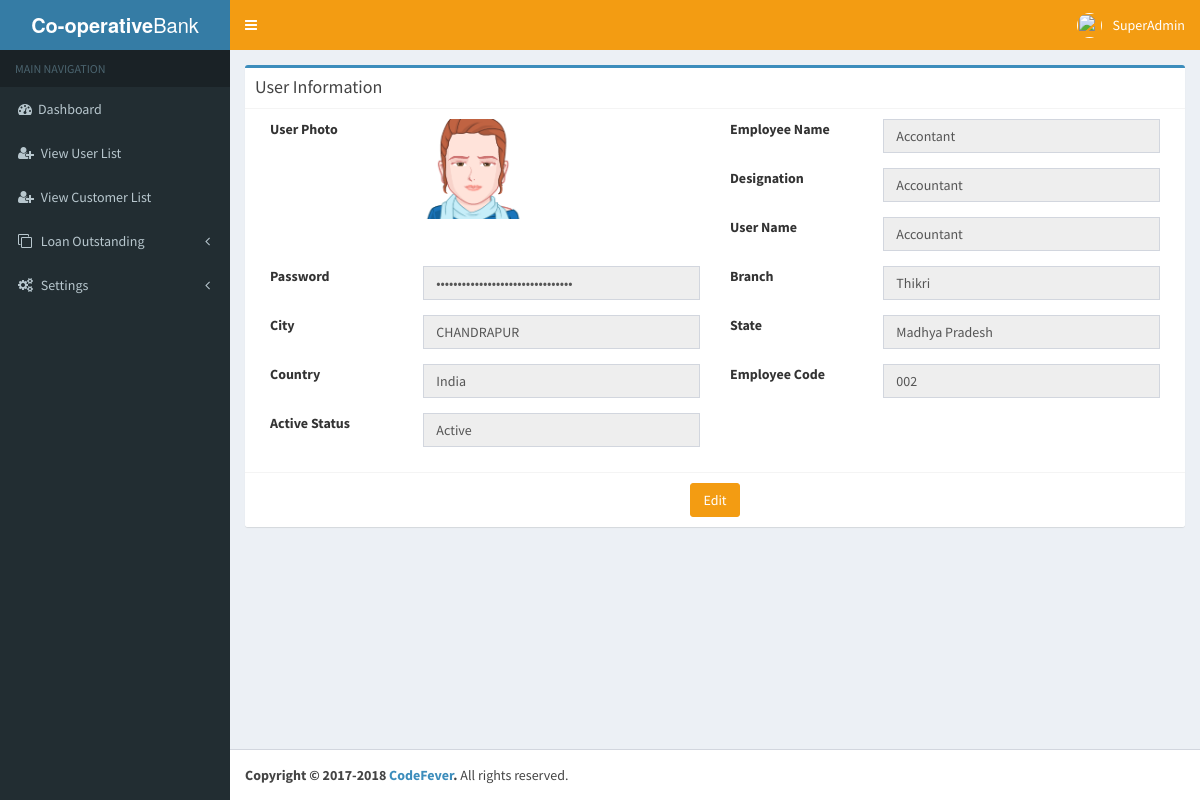
The page /Views/SuperAdmin/superadmin_view_user.php?id=32 (signed in) on the database its author committed.
### tables this page shows
CREATE TABLE `userinfo` (
  `UserId` bigint(20) NOT NULL AUTO_INCREMENT,
  `EmployeeName` varchar(50) NOT NULL DEFAULT '',
  `Designation` varchar(50) NOT NULL DEFAULT '',
  `Username` varchar(700) NOT NULL DEFAULT '',
  `Apassword` longtext NOT NULL,
  `RoleId` bigint(20) DEFAULT NULL,
  `CityId` bigint(20) DEFAULT NULL,
  `StateId` bigint(20) DEFAULT NULL,
  `CountryId` bigint(20) DEFAULT NULL,
  `BranchId` bigint(20) DEFAULT NULL,
  `UnderofId` bigint(20) DEFAULT NULL,
  `EmpCode` varchar(50) DEFAULT NULL,
  `Userimage` longblob,
  `EmpId` bigint(20) DEFAULT NULL,
  `CreatedBy` bigint(20) DEFAULT NULL,
  `CreatedDate` datetime DEFAULT NULL,
  `ModifiedDate` datetime DEFAULT NULL,
  `ModifiedBy` bigint(20) DEFAULT NULL,
  `Active` tinyint(4) NOT NULL DEFAULT '1',
  `token` varchar(255) NOT NULL,
  PRIMARY KEY (`UserId`),
  UNIQUE KEY `UQ__UserInfo__536C85E41AAA0C50` (`Username`),
  UNIQUE KEY `EmpCode` (`EmpCode`),
  KEY `RoleId` (`RoleId`),
  KEY `BranchId` (`BranchId`)
);

CREATE TABLE `branch` (
  `BranchId` bigint(20) NOT NULL AUTO_INCREMENT,
  `BranchName` varchar(105) NOT NULL,
  `BranchAddress` longtext NOT NULL,
  `CityId` bigint(20) NOT NULL,
  `StateId` bigint(20) NOT NULL,
  `RegionId` bigint(20) NOT NULL DEFAULT '0',
  `CountryId` bigint(20) NOT NULL,
  `BranchCode` varchar(50) DEFAULT NULL,
  `bdate` datetime DEFAULT NULL,
  `Active` tinyint(4) DEFAULT NULL,
  `CreatedBy` bigint(20) NOT NULL,
  `CreatedDate` datetime DEFAULT NULL,
  `ModifiedBy` bigint(20) DEFAULT NULL,
  `ModifiedDate` datetime DEFAULT NULL,
  PRIMARY KEY (`BranchId`),
  UNIQUE KEY `UQ__Branch__1C61B888CEB8F8D7` (`BranchCode`),
  KEY `CityId` (`CityId`)
);

CREATE TABLE `city` (
  `CityId` bigint(20) NOT NULL AUTO_INCREMENT,
  `CityName` varchar(77) NOT NULL,
  `CreatedBy` bigint(20) NOT NULL,
  `CreatedDate` datetime DEFAULT NULL,
  `ModifiedBy` bigint(20) DEFAULT NULL,
  `ModifiedDate` datetime DEFAULT NULL,
  `Active` tinyint(4) NOT NULL,
  PRIMARY KEY (`CityId`)
);

CREATE TABLE `state` (
  `StateId` bigint(20) unsigned NOT NULL AUTO_INCREMENT,
  `StateName` varchar(50) NOT NULL DEFAULT '',
  `CreatedBy` bigint(20) unsigned NOT NULL,
  `CreatedDate` datetime NOT NULL,
  `ModifiedBy` bigint(20) unsigned DEFAULT NULL,
  `ModifiedDate` datetime DEFAULT NULL,
  `Active` tinyint(4) NOT NULL,
  PRIMARY KEY (`StateId`)
);

CREATE TABLE `country` (
  `CountryId` bigint(20) unsigned NOT NULL AUTO_INCREMENT,
  `CountryName` varchar(50) NOT NULL,
  `CreatedBy` bigint(20) unsigned DEFAULT NULL,
  `CreatedDate` datetime DEFAULT NULL,
  `ModifiedBy` bigint(20) unsigned DEFAULT NULL,
  `ModifiedDate` datetime DEFAULT NULL,
  `Active` tinyint(4) NOT NULL,
  PRIMARY KEY (`CountryId`)
);

### Views/superadmin-session.php (called while the page is built, shortened)
<?php
    $user_check=$_SESSION['login_user'];
    $ses_sql = mysql_query("select UserId, Username, Userimage from userinfo where Username='$user_check'") or die(mysql_error());
    $row = mysql_fetch_assoc($ses_sql);
    $login_session = $row['Username'];
?>

### Views/SuperAdmin/superadmin_view_user.php (the view, shortened to what this page needs)
<?php
include '../superadmin-session.php';
$cid = $_GET['id'];
?>
<!DOCTYPE html>
<html>
    <head>
        <?php include 'include/nav.php'; ?>
    </head>
    <body class="hold-transition skin-blue sidebar-mini">
        <div class="wrapper">
            <?php include 'include/sidenav.php'; ?>
            <div class="content-wrapper">
                <section class="content">
                    <div class="box box-primary">
                        <div class="box-header with-border">
                            <h3 class="box-title">User Information</h3>
                        </div>
                        <form role="form" method="post" action="superadmin_edit_user_detail.php?id=<?php echo $cid ?>">
                            <?php
                            if (isset($_GET['id'])) {
                                $id = $_GET['id'];
                                $sql = mysql_query("SELECT userinfo.*, branch.BranchName, city.CityName, state.StateName, country.CountryName FROM userinfo INNER JOIN branch ON userinfo.BranchId = branch.BranchId INNER JOIN city ON userinfo.CityId = city.CityId INNER JOIN state ON userinfo.StateId=state.StateId INNER JOIN country ON userinfo.CountryId = country.CountryId WHERE UserId ='" . $id . "' ") or die(mysql_error());
                                while ($row = mysql_fetch_array($sql)) {
                                    ?>
                                    <div class="box-body">
                                        <div class="col-md-2">
                                            <div class="form-group">
                                                <label>User Photo </label>
                                            </div>
                                        </div>
                                        <div class="col-md-4">
                                            <div class="form-group">
        <?php
        echo '<img src="../upload/' . $row['Userimage'] . '" style="width:100px; height:100px" />'
        ?>
                                            </div>
                                        </div>
                                        <div class="col-md-2">
                                            <div class="form-group">
                                                <label>Employee Name</label>
                                            </div>
                                        </div>
                                        <div class="col-md-4">
                                            <div class="form-group">
                                                <input type="text" name="cname" value="<?php echo $row['EmployeeName']; ?>" class="form-control" id="custname" readonly>
                                            </div>
                                        </div>
                                        <div class="col-md-2">
                                            <div class="form-group">
                                                <label>Designation</label>
                                            </div>
                                        </div>
                                        <div class="col-md-4">
                                            <div class="form-group">
                                                <input type="text" name="cname" value="<?php echo $row['Designation']; ?>" class="form-control" id="custname" readonly>
                                            </div>
                                        </div>
                                        <div class="col-md-2">
                                            <div class="form-group">
                                                <label>User Name</label>
                                            </div>
                                        </div>
                                        <div class="col-md-4">
                                            <div class="form-group">
                                                <input type="text" name="cname" value="<?php echo $row['Username']; ?>" class="form-control" id="custname" readonly>
                                            </div>
                                        </div>
                                        <div class="col-md-2">
                                            <div class="form-group">
                                                <label>Password</label>
                                            </div>
                                        </div>
                                        <div class="col-md-4">
                                            <div class="form-group">
                                                <input type="password" value="<?php echo $row['Apassword']; ?>" class="form-control" name="upass" readonly="">
                                            </div>
                                        </div>
                                        <div class="col-md-2">
                                            <div class="form-group">
                                                <label>Branch</label>
                                            </div>
                                        </div>
                                        <div class="col-md-4">
                                            <div class="form-group">
                                                <input type="text" name="cname" value="<?php echo $row['BranchName']; ?>" class="form-control" id="custname" readonly>
                                            </div>
                                        </div>
                                        <div class="col-md-2">
                                            <div class="form-group">
                                                <label>City</label>
                                            </div>
                                        </div>
                                        <div class="col-md-4">
                                            <div class="form-group">
                                                <input type="text" name="cname" value="<?php echo $row['CityName']; ?>" class="form-control" id="custname" readonly>
                                            </div>
                                        </div>
                                        <div class="col-md-2">
                                            <div class="form-group">
                                                <label>State</label>
                                            </div>
                                        </div>
                                        <div class="col-md-4">
                                            <div class="form-group">
                                                <input type="text" name="cname" value="<?php echo $row['StateName']; ?>" class="form-control" id="custname" readonly>
                                            </div>
                                        </div>
                                        <div class="col-md-2">
                                            <div class="form-group">
                                                <label>Country</label>
                                            </div>
                                        </div>
                                        <div class="col-md-4">
                                            <div class="form-group">
                                                <input type="text" name="cname" value="<?php echo $row['CountryName']; ?>" class="form-control" id="custname" readonly>
                                            </div>
                                        </div>
                                        <div class="col-md-2">
                                            <div class="form-group">
                                                <label>Employee Code</label>
                                            </div>
                                        </div>
                                        <div class="col-md-4">
                                            <div class="form-group">
                                                <input type="text" name="cname" value="<?php echo $row['EmpCode']; ?>" class="form-control" id="custname" readonly>
                                            </div>
                                        </div>
                                        <div class="col-md-2">
                                            <div class="form-group">
                                                <label>Active Status</label>
                                            </div>
                                        </div>
                                        <div class="col-md-4">
                                            <div class="form-group">
                                                <?php
                                                if ($row['Active'] == 1)
                                                    $a = "Active";
                                                else
                                                    $a = "Deactive";
                                                ?>
                                                <input type="text" name="cname" value="<?php echo $a; ?>" class="form-control" id="custname" readonly>
                                            </div>
                                        </div>
                                    </div>
                                    <div class="box-footer text-center">
                                        <input type="submit" name="edit" class="btn btn-primary" value="Edit">
                                    </div>
                                <?php
                                }
                            }
                            ?>
                        </form>
                    </div>
                </section>
            </div>
<?php include 'include/script.php'; ?>
        </div>
    </body>
</html>

### Views/SuperAdmin/include/sidenav.php (shortened to what this page needs)
<header class="main-header">
    <a href="#" class="logo">
        <span class="logo-lg"><b>Co-operative</b>Bank</span>
    </a>
    <nav class="navbar navbar-static-top">
        <a href="#" class="sidebar-toggle" data-toggle="offcanvas" role="button">
        </a>
        <div class="navbar-custom-menu">
            <ul class="nav navbar-nav">
                <li class="dropdown user user-menu">
                    <a href="" class="dropdown-toggle" data-toggle="dropdown">
                        <img src="../upload/<?php echo $_SESSION['uimage']; ?>" class="user-image" >
                        <span class="hidden-xs"><?php echo $login_session; ?></span>
                    </a>
                </li>
            </ul>
        </div>
    </nav>
</header>
<aside class="main-sidebar">
    <section class="sidebar">
        <ul class="sidebar-menu">
            <li class="header">MAIN NAVIGATION</li>
            <li class="treeview">
                <a href="superadmin_dashboard.php">
                    <i class="fa fa-dashboard"></i><span>Dashboard</span>
                </a>
            </li>
            <li class="treeview">
                <a href="superadmin_user_list.php">
                    <i class="fa fa-user-plus"></i>
                    <span>View User List</span>
                </a>
            </li>
            <li class="treeview">
                <a href="superadmin_customer_list.php">
                    <i class="fa fa-user-plus"></i>
                    <span>View Customer List</span>
                </a>
            </li>
            <li class="treeview">
                <a href="#">
                    <i class="fa fa-clone"></i>
                    <span>Loan Outstanding</span>
                    <span class="pull-right-container">
                        <i class="fa fa-angle-left pull-right"></i>
                    </span>
                </a>
            </li>
            <li class="treeview">
                <a href="#">
                    <i class="fa fa-gears"></i>
                    <span>Settings</span>
                    <span class="pull-right-container">
                        <i class="fa fa-angle-left pull-right"></i>
                    </span>
                </a>
            </li>
        </ul>
    </section>
</aside>

### rows shown on the page
userinfo: Username "SuperAdmin"
userinfo: Userimage (picture), cname "Accontant", cname "Accountant", cname "Thikri", cname "CHANDRAPUR", cname "Madhya Pradesh", cname "India", cname "002", cname "Active"
